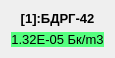
<?xml version="1.0" encoding="UTF-8"?>
<ui version="4.0">
 <class>ChannelInfoWidget</class>
 <widget class="QWidget" name="ChannelInfoWidget">
  <property name="geometry">
   <rect>
    <x>0</x>
    <y>0</y>
    <width>111</width>
    <height>56</height>
   </rect>
  </property>
  <property name="windowTitle">
   <string>Form</string>
  </property>
  <property name="autoFillBackground">
   <bool>false</bool>
  </property>
  <property name="styleSheet">
   <string notr="true"/>
  </property>
  <layout class="QVBoxLayout" name="verticalLayout">
   <item>
    <widget class="QLabel" name="captionLabel">
     <property name="font">
      <font>
       <pointsize>10</pointsize>
       <weight>75</weight>
       <bold>true</bold>
      </font>
     </property>
     <property name="styleSheet">
      <string notr="true"/>
     </property>
     <property name="text">
      <string>[1]:БДРГ-42</string>
     </property>
     <property name="alignment">
      <set>Qt::AlignCenter</set>
     </property>
    </widget>
   </item>
   <item>
    <widget class="QLabel" name="dataLabel">
     <property name="font">
      <font>
       <pointsize>10</pointsize>
      </font>
     </property>
     <property name="styleSheet">
      <string notr="true">color: rgb(0, 0, 0);
background-color: rgb(85, 255, 127);</string>
     </property>
     <property name="text">
      <string>1.32E-05 Бк/m3</string>
     </property>
     <property name="alignment">
      <set>Qt::AlignCenter</set>
     </property>
    </widget>
   </item>
  </layout>
 </widget>
 <resources/>
 <connections/>
</ui>
